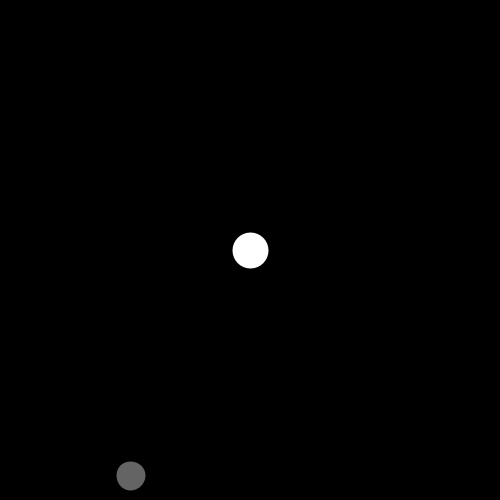
Frame 1 (no input)
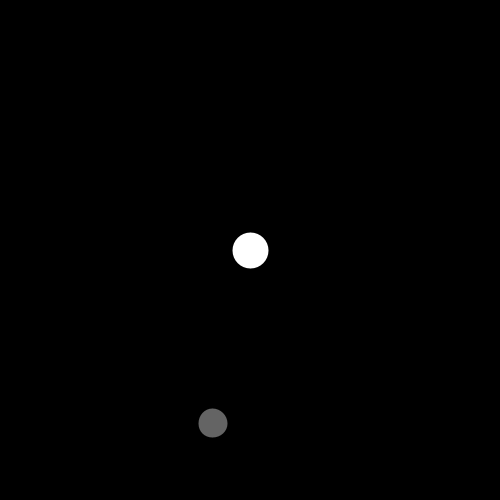
Frame 60 (the mouse pressed at the canvas centre just before this capture)
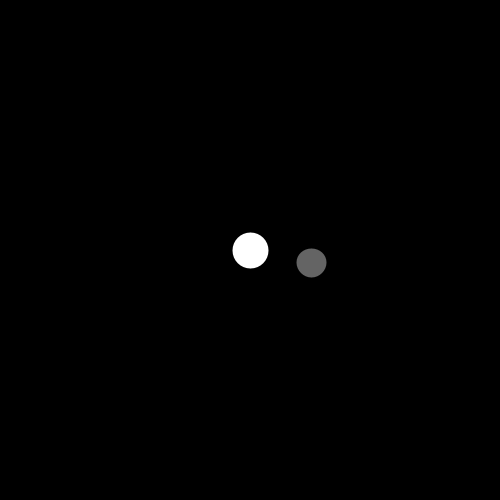
Frame 120 (the mouse held since frame 60 and released just before this capture)

The Processing sketch that drew these frames (run headless with seeded random() and noise(); from frame 60 on, the mouse is pressed at the canvas centre):

// Processing sketch: force_attraction1
// ── force_attraction1.pde
// The Nature of Code
// Daniel Shiffman
// http://natureofcode.com

//single attraction point 
Mover mover; 
Attractor a; 

void setup(){
   size(500, 500); 
   mover = new Mover(random(.1, 2), random(width), random(height)); 
   a = new Attractor(); 
   
}

void draw(){
  background(0); 
  
  a.display(); 
  
  PVector force = a.attract(mover); 
  
  mover.applyForce(force); 
  mover.update(); 
  mover.display(); 
  
}
// ── Attractor.pde
class Attractor{
  float mass; //the weight of the object based on size
  float G; //gravitational force
  PVector position; 
  PVector dragOffset; 
  
  Attractor(){
    position = new PVector(width/2, height/2); //setting up the initial position for our
    //acctractor 
    
    mass = 20; 
    G = .98; 
    dragOffset = new PVector(0.0, 0.0); 
  }
  
   //we are calling our Mover class inside of our Attractor class
   //calculating the force of our attraction here and storing it in a PVector
  PVector attract(Mover m){
    //using the subtract method to calculate the distance between our attractor position
    //and the position of our mover
     PVector force = PVector.sub(position, m.position); 
     
     //using the magnitude method to get the magnitude of our vector (does not include direction)
     float d = force.mag(); 
     
     //constraining the maximum distance that our movers can go
     d = constrain(d, 5.0, 25.0); 
     force.normalize(); //remember magintude only returns a value; we need to normalize the vector
     //to get the direction of the force vector
     float strength = (G* mass * m.mass) / (d*d); //calculating the strength of our gravitational pull
     force.mult(strength); //our final force vector is --> magnitude * direction
     return force; //we return the value of our force here and store it in our attract PVector
  }
  
    // Method to display
  void display() {
    ellipseMode(CENTER);
    strokeWeight(4);
    stroke(0);
    fill(255); 
    //if (dragging) fill (50);
    //else if (rollover) fill(100);
    //else fill(175,200);
    ellipse(position.x,position.y,mass*2,mass*2);
  }

}
// ── Mover.pde
class Mover{
  PVector position; 
  PVector velocity; 
  PVector acceleration; 
  float mass; 
  
  Mover(float m, float x, float y){
    mass = m; 
    position = new PVector(x, y); 
    velocity = new PVector(1, 0); 
    acceleration = new PVector(0, 0); 
    
  }
  
  void applyForce(PVector force){
    PVector f = PVector.div(force, mass); // applying force based on the mass of our objects
    acceleration.add(f); //adding the force based on mass to the acceleration of our mover
  }
  
  void update(){
    velocity.add(acceleration); 
    position.add(velocity); 
    acceleration.mult(0); //clearing the acceleration; otherwise would accelerate infinitely
  }

  void display(){
    fill(255, 100); 
    ellipse(position.x, position.y, mass*25, mass*25); 
  }
}
